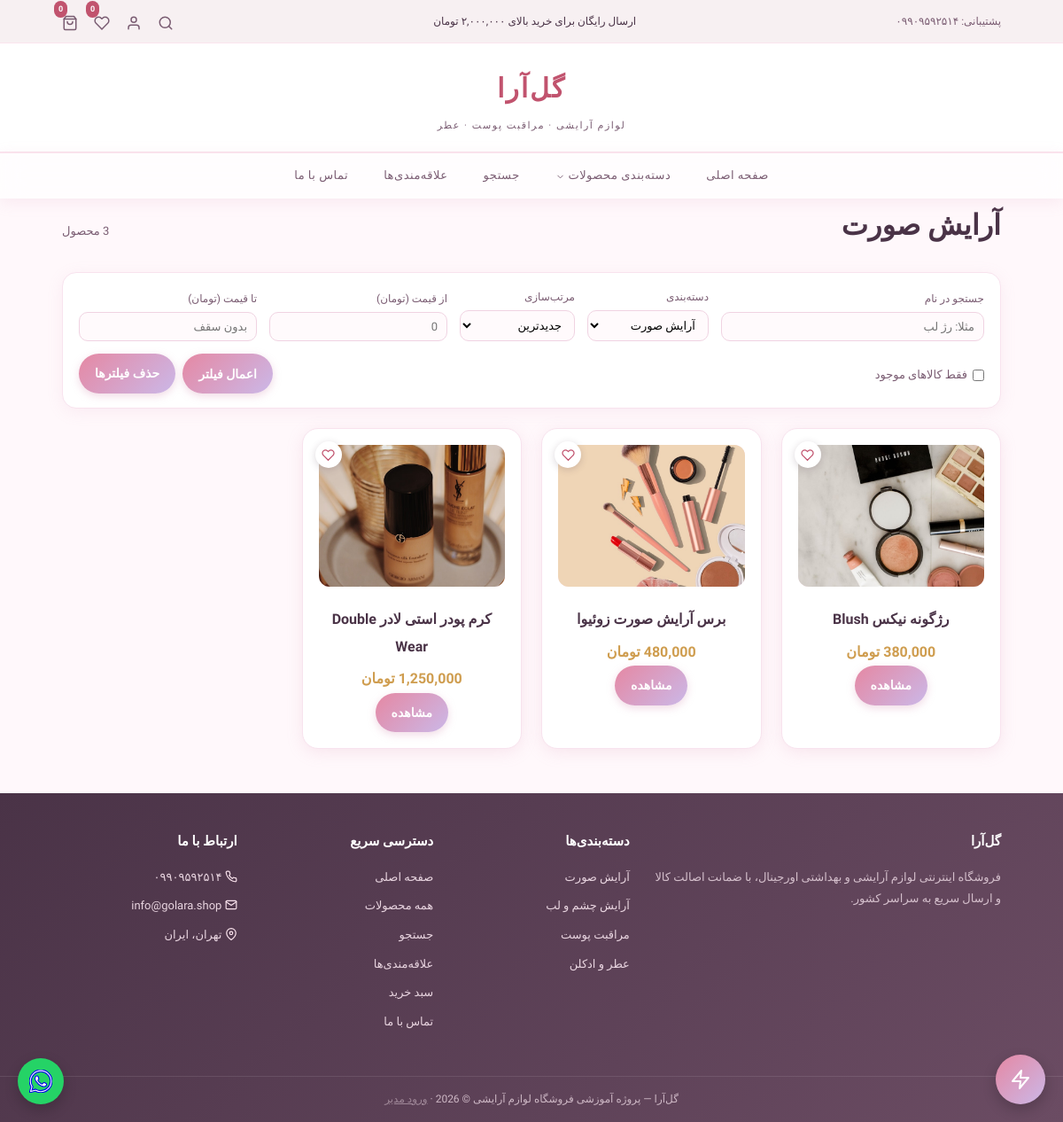
Screenshot of /products.php?category=1 with the database file from the repository.
### tables this page shows
CREATE TABLE categories (
    id INT AUTO_INCREMENT PRIMARY KEY,
    name VARCHAR(100) NOT NULL
);

CREATE TABLE products (
    id INT AUTO_INCREMENT PRIMARY KEY,
    category_id INT,
    name VARCHAR(150) NOT NULL,
    description TEXT,
    price INT NOT NULL,
    stock INT UNSIGNED NOT NULL DEFAULT 0,
    image VARCHAR(255) DEFAULT NULL,
    created_at DATETIME DEFAULT CURRENT_TIMESTAMP,
    FOREIGN KEY (category_id) REFERENCES categories(id) ON DELETE SET NULL
);

### config/app.php (called while the page is built, shortened)
<?php
function url(string $path = ''): string
{
    return BASE_PATH . '/' . ltrim($path, '/');
}
function asset(string $path): string
{
    $file = dirname(__DIR__) . '/' . ltrim($path, '/');
    $version = is_file($file) ? filemtime($file) : 0;
    return url($path) . '?v=' . $version;
}

### classes/Database.php (called while the page is built, shortened)
<?php
class Database
{
    private static ?mysqli $connection = null;
    public static function getConnection(): mysqli
    {
        if (self::$connection === null) {
            self::$connection = mysqli_connect(
                $_ENV['DB_HOST'] ?? 'localhost',
                $_ENV['DB_USER'] ?? 'root',
                $_ENV['DB_PASS'] ?? '',
                $_ENV['DB_NAME'] ?? 'store_db'
            );
            mysqli_set_charset(self::$connection, 'utf8mb4');
        }
        return self::$connection;
    }
}

### classes/Wishlist.php (called while the page is built, shortened)
<?php
class Wishlist
{
    private static array $cache = [];
    private ?int $customerId;
    public function __construct(?int $customerId = null)
    {
        $this->customerId = $customerId ?? (!empty($_SESSION['customer_id']) ? (int) $_SESSION['customer_id'] : null);
    }
    public function has(int $productId): bool
    {
        return in_array($productId, $this->ids(), true);
    }
    public function count(): int
    {
        return count($this->ids());
    }
    public function ids(): array
    {
        $key = $this->customerId === null ? 'guest' : 'c' . $this->customerId;
        if (isset(self::$cache[$key])) {
            return self::$cache[$key];
        }
        if ($this->customerId === null) {
            $ids = array_map('intval', $_SESSION['wishlist']);
        }
        return self::$cache[$key] = $ids;
    }
}

### classes/Cart.php (called while the page is built, shortened)
<?php
class Cart
{
    public function __construct(?int $customerId = null)
    {
        $this->customerId = $customerId ?? (!empty($_SESSION['customer_id']) ? (int) $_SESSION['customer_id'] : null);
    }
    public function count(): int
    {
        return array_sum($this->validGuestItems());
    }
    private function validGuestItems(): array
    {
        $items = $_SESSION['cart'];
        if (empty($items)) {
            return [];
        }
        return $items;
    }
}

### classes/Model.php (called while the page is built, shortened)
<?php
abstract class Model
{
    protected static string $table;
    protected mysqli $conn;
    public function __construct()
    {
        $this->conn = Database::getConnection();
    }
    public function all(string $orderBy = 'id DESC', ?int $limit = null): array
    {
        $sql = "SELECT * FROM " . static::$table . " ORDER BY " . $orderBy;
        $result = mysqli_query($this->conn, $sql);
        $rows = [];
        while ($row = mysqli_fetch_assoc($result)) {
            $rows[] = $row;
        }
        return $rows;
    }
}

### classes/Product.php (called while the page is built, shortened)
<?php
class Product extends Model
{
    public function paginate(array $filters = [], int $page = 1, int $perPage = 12): array
    {
        $where = [];
        $types = '';
        $params = [];
        $q = trim((string) ($filters['q'] ?? ''));
        $categoryId = (int) ($filters['category_id'] ?? 0);
        if ($categoryId > 0) {
            $where[] = 'p.category_id = ?';
            $types .= 'i';
            $params[] = $categoryId;
        }
        $whereSql = $where ? 'WHERE ' . implode(' AND ', $where) : '';
        $orderSql = match ($filters['sort'] ?? 'newest') {
            'oldest' => 'p.created_at ASC, p.id ASC',
            'price_asc' => 'p.price ASC, p.id DESC',
            'price_desc' => 'p.price DESC, p.id DESC',
            'name' => 'p.name ASC',
            'stock_asc' => 'p.stock ASC, p.id DESC',
            'stock_desc' => 'p.stock DESC, p.id DESC',
            'bestseller' => 'sold DESC, p.created_at DESC, p.id DESC',
            default => 'p.created_at DESC, p.id DESC',
        };
        $stmt = mysqli_prepare($this->conn, "SELECT COUNT(*) AS c FROM products p $whereSql");
        if ($types !== '') {
            mysqli_stmt_bind_param($stmt, $types, ...$params);
        }
        mysqli_stmt_execute($stmt);
        $total = (int) (mysqli_fetch_assoc(mysqli_stmt_get_result($stmt))['c'] ?? 0);
        $perPage = max(1, $perPage);
        $pages = max(1, (int) ceil($total / $perPage));
        $page = min(max(1, $page), $pages);
        $offset = ($page - 1) * $perPage;
        $sql = "
            SELECT p.*, c.name AS category_name, COALESCE(s.sold, 0) AS sold
            FROM products p
            LEFT JOIN categories c ON c.id = p.category_id
            LEFT JOIN (
                SELECT oi.product_id, SUM(oi.quantity) AS sold
                FROM order_items oi
                JOIN orders o ON o.id = oi.order_id AND o.status = 'paid'
                GROUP BY oi.product_id
            ) s ON s.product_id = p.id
            $whereSql
            ORDER BY $orderSql
            LIMIT ? OFFSET ?
        ";
        $stmt = mysqli_prepare($this->conn, $sql);
        mysqli_stmt_bind_param($stmt, $types . 'ii', ...array_merge($params, [$perPage, $offset]));
        mysqli_stmt_execute($stmt);
        return [
            'items' => $this->fetchAll($stmt),
            'total' => $total,
            'page' => $page,
            'per_page' => $perPage,
            'pages' => $pages,
        ];
    }
    private function fetchAll(mysqli_stmt $stmt): array
    {
        $result = mysqli_stmt_get_result($stmt);
        $rows = [];
        while ($row = mysqli_fetch_assoc($result)) {
            $rows[] = $row;
        }
        return $rows;
    }
}

### products.php (the view, shortened to what this page needs)
<?php
require_once __DIR__ . '/config/db.php';
require_once __DIR__ . '/includes/functions.php';
require_once __DIR__ . '/includes/header.php';
$sort_options = [
    'newest' => 'جدیدترین',
    'bestseller' => 'پرفروش‌ترین',
    'price_asc' => 'ارزان‌ترین',
    'price_desc' => 'گران‌ترین',
    'name' => 'بر اساس نام',
];
$category_id = isset($_GET['category']) ? (int) $_GET['category'] : 0;
$sort = $_GET['sort'] ?? 'newest';
$q = trim($_GET['q'] ?? '');
$in_stock = !empty($_GET['in_stock']);
$min_price = preg_match('/^[0-9]+$/', $_GET['min_price'] ?? '') ? $_GET['min_price'] : '';
$max_price = preg_match('/^[0-9]+$/', $_GET['max_price'] ?? '') ? $_GET['max_price'] : '';
$page = max(1, (int) ($_GET['page'] ?? 1));
$result = (new Product())->paginate([
    'q' => $q,
    'category_id' => $category_id,
    'in_stock' => $in_stock,
    'min_price' => $min_price,
    'max_price' => $max_price,
    'sort' => $sort,
], $page, PRODUCTS_PER_PAGE);
$current_category = '';
foreach ($nav_categories as $cat) {
    if ((int) $cat['id'] === $category_id) {
        $current_category = $cat['name'];
    }
}
$has_filter = $category_id || $q !== '' || $in_stock || $min_price !== '' || $max_price !== '' || $sort !== 'newest';
?>
<div class="section-heading" style="margin-top:0;">
    <h1><?php echo $current_category !== '' ? clean_input($current_category) : 'همه محصولات'; ?></h1>
    <span style="font-size:13px; color:var(--plum-soft);"><?php echo number_format($result['total']); ?> محصول</span>
</div>
<form method="get" action="<?php echo url('products.php'); ?>" class="filter-bar">
    <div class="filter-field filter-wide">
        <label for="f_q">جستجو در نام</label>
        <input type="text" id="f_q" name="q" value="<?php echo clean_input($q); ?>" placeholder="مثلا: رژ لب">
    </div>
    <div class="filter-field">
        <label for="f_category">دسته‌بندی</label>
        <select id="f_category" name="category">
            <?php foreach ($nav_categories as $cat): ?>
                <option value="<?php echo $cat['id']; ?>" <?php echo $category_id === (int) $cat['id'] ? 'selected' : ''; ?>><?php echo clean_input($cat['name']); ?></option>
            <?php endforeach; ?>
        </select>
    </div>
    <div class="filter-field">
        <label for="f_sort">مرتب‌سازی</label>
        <select id="f_sort" name="sort">
            <?php foreach ($sort_options as $value => $label): ?>
                <option value="<?php echo $value; ?>" <?php echo $sort === $value ? 'selected' : ''; ?>><?php echo $label; ?></option>
            <?php endforeach; ?>
        </select>
    </div>
    <div class="filter-field">
        <label for="f_min">از قیمت (تومان)</label>
        <input type="text" inputmode="numeric" id="f_min" name="min_price" value="<?php echo $min_price; ?>" placeholder="0">
    </div>
    <div class="filter-field">
        <label for="f_max">تا قیمت (تومان)</label>
        <input type="text" inputmode="numeric" id="f_max" name="max_price" value="<?php echo $max_price; ?>" placeholder="بدون سقف">
    </div>
    <label class="filter-check"><input type="checkbox" name="in_stock" value="1" <?php echo $in_stock ? 'checked' : ''; ?>> فقط کالاهای موجود</label>
    <div class="filter-actions">
        <button type="submit" class="btn">اعمال فیلتر</button>
        <?php if ($has_filter): ?>
            <a href="<?php echo url('products.php'); ?>" class="btn btn-outline">حذف فیلترها</a>
        <?php endif; ?>
    </div>
</form>
<?php if (empty($result['items'])): ?>
    <p style="margin-top:20px;">محصولی با این شرایط پیدا نشد.</p>
<?php else: ?>
    <div class="product-grid">
        <?php foreach ($result['items'] as $product): render_product_card($product); endforeach; ?>
    </div>
<?php endif; ?>
<?php require_once __DIR__ . '/includes/footer.php'; ?>

### includes/header.php (shortened to what this page needs)
<?php
$cart_count = (new Cart())->count();
$wishlist_count = (new Wishlist())->count();
$nav_categories = isset($conn) ? (new Category())->all('id ASC') : [];
?>
<!DOCTYPE html>
<html lang="fa" dir="rtl">
<head>
    <link rel="stylesheet" href="<?php echo asset('assets/css/style.css'); ?>">
</head>
<body>
<div class="top-bar">
    <div class="container top-bar-inner">
        <span class="top-bar-text">پشتیبانی: ۰۹۹۰۹۵۹۲۵۱۴</span>
        <span class="top-bar-promo">ارسال رایگان برای خرید بالای ۲,۰۰۰,۰۰۰ تومان</span>
        <div class="top-bar-icons">
            <a href="<?php echo url('search.php'); ?>" class="icon-link" title="جستجو"><?php echo icon('search'); ?></a>
            <?php if (!empty($_SESSION['customer_id'])): ?>
                <a href="<?php echo url('account.php'); ?>" class="icon-link" title="حساب کاربری من (<?php echo clean_input($_SESSION['customer_name']); ?>)"><?php echo icon('user'); ?></a>
            <?php else: ?>
                <a href="<?php echo url('login.php'); ?>" class="icon-link" title="ورود / ثبت‌نام"><?php echo icon('user'); ?></a>
            <?php endif; ?>
            <a href="<?php echo url('wishlist.php'); ?>" class="icon-link" title="علاقه‌مندی‌ها">
                <?php echo icon('heart'); ?> <span class="icon-badge" id="wishlistBadge"><?php echo $wishlist_count; ?></span>
            </a>
            <a href="<?php echo url('cart.php'); ?>" class="icon-link" title="سبد خرید">
                <?php echo icon('shopping-bag'); ?> <span class="icon-badge" id="cartBadge"><?php echo $cart_count; ?></span>
            </a>
        </div>
    </div>
</div>
<header class="site-header">
    <div class="container logo-row">
        <a href="<?php echo url('index.php'); ?>" class="logo">
            <span class="logo-text">گل‌آرا</span>
            <span class="logo-tagline">لوازم آرایشی · مراقبت پوست · عطر</span>
        </a>
    </div>
</header>
<nav class="main-nav">
    <ul>
        <li><a href="<?php echo url('index.php'); ?>">صفحه اصلی</a></li>
        <li class="has-dropdown">
            <a href="<?php echo url('products.php'); ?>">دسته‌بندی محصولات <span class="caret"><?php echo icon('chevron-down'); ?></span></a>
        </li>
        <li><a href="<?php echo url('search.php'); ?>">جستجو</a></li>
        <li><a href="<?php echo url('wishlist.php'); ?>">علاقه‌مندی‌ها</a></li>
        <li><a href="<?php echo url('contact.php'); ?>">تماس با ما</a></li>
    </ul>
</nav>
<main class="container">

### includes/functions.php (shortened to what this page needs)
<?php
function clean_input($data)
{
    $data = trim($data);
    $data = stripslashes($data);
    $data = htmlspecialchars($data, ENT_QUOTES, 'UTF-8');
    return $data;
}
function format_price($price)
{
    return number_format($price) . ' تومان';
}
function icon($name, $class = 'icon')
{
    static $cache = [];
    if (!isset($cache[$name])) {
        $path = __DIR__ . '/../assets/icons/' . $name . '.svg';
        $cache[$name] = file_exists($path) ? file_get_contents($path) : '';
    }
    $svg = $cache[$name];
    return preg_replace('/<svg /', '<svg class="' . $class . '" ', $svg, 1);
}
function render_product_card($product)
{
    $image_url = $product['image']
        ? url('uploads/products/' . $product['image'])
        : 'https://via.placeholder.com/220x150/fbe4ee/c2477a?text=Golara';
    $is_wishlisted = (new Wishlist())->has((int) $product['id']);
    $stock = (int) ($product['stock'] ?? 0);
    ?>
    <div class="product-card<?php echo $stock <= 0 ? ' is-out' : ''; ?>">
        <button type="button" class="wish-btn<?php echo $is_wishlisted ? ' is-active' : ''; ?>" data-product-id="<?php echo $product['id']; ?>" title="افزودن به علاقه‌مندی‌ها"><?php echo icon('heart'); ?></button>
        <img src="<?php echo $image_url; ?>" alt="<?php echo clean_input($product['name']); ?>" loading="lazy">
        <h3><?php echo clean_input($product['name']); ?></h3>
        <p class="price"><?php echo format_price($product['price']); ?></p>
        <a href="<?php echo url('product.php?id=' . $product['id']); ?>" class="btn">مشاهده</a>
    </div>
    <?php
}
    ?>

### includes/footer.php (shortened to what this page needs)
</main>
<a href="https://wa.me/989909592514" target="_blank" rel="noopener" class="whatsapp-float" title="گفتگو در واتساپ"><?php echo icon('whatsapp', 'icon icon-whatsapp'); ?></a>
<button type="button" id="aiChatToggle" class="ai-chat-float" title="دستیار هوشمند گل‌آرا"><?php echo icon('zap'); ?></button>
<footer class="site-footer">
    <div class="container footer-grid">
        <div class="footer-col">
            <h4>گل‌آرا</h4>
            <p class="footer-about">فروشگاه اینترنتی لوازم آرایشی و بهداشتی اورجینال، با ضمانت اصالت کالا و ارسال سریع به سراسر کشور.</p>
        </div>
        <div class="footer-col">
            <h4>دسته‌بندی‌ها</h4>
            <ul>
                <?php foreach ($nav_categories as $fc): ?>
                    <li><a href="<?php echo url('products.php?category=' . $fc['id']); ?>"><?php echo clean_input($fc['name']); ?></a></li>
                <?php endforeach; ?>
            </ul>
        </div>
        <div class="footer-col">
            <h4>دسترسی سریع</h4>
            <ul>
                <li><a href="<?php echo url('index.php'); ?>">صفحه اصلی</a></li>
                <li><a href="<?php echo url('products.php'); ?>">همه محصولات</a></li>
                <li><a href="<?php echo url('search.php'); ?>">جستجو</a></li>
                <li><a href="<?php echo url('wishlist.php'); ?>">علاقه‌مندی‌ها</a></li>
                <li><a href="<?php echo url('cart.php'); ?>">سبد خرید</a></li>
                <li><a href="<?php echo url('contact.php'); ?>">تماس با ما</a></li>
            </ul>
        </div>
        <div class="footer-col">
            <h4>ارتباط با ما</h4>
            <ul>
                <li><?php echo icon('phone'); ?> ۰۹۹۰۹۵۹۲۵۱۴</li>
                <li><?php echo icon('mail'); ?> info@golara.shop</li>
                <li><?php echo icon('map-pin'); ?> تهران، ایران</li>
            </ul>
        </div>
    </div>
    <div class="footer-bottom">
        <div class="container">
            <p>گل‌آرا — پروژه آموزشی فروشگاه لوازم آرایشی &copy; <?php echo date('Y'); ?> · <a href="<?php echo url('admin/login.php'); ?>" style="color:inherit; opacity:.6;">ورود مدیر</a></p>
        </div>
    </div>
</footer>
</body>
</html>

### rows the page displays
categories: name "آرایش صورت"
products: image (picture), name "رژگونه نیکس Blush", price "380,000 تومان"
products: image (picture), name "برس آرایش صورت زوئیوا", price "480,000 تومان"
products: image (picture), name "کرم پودر استی لادر Double Wear", price "1,250,000 تومان"
categories: name "آرایش چشم و لب"
categories: name "مراقبت پوست"
categories: name "عطر و ادکلن"

### other values shown
$wishlist_count "0"
$cart_count "0"
$result['total'] "3"
form field category "آرایش صورت"
form field sort "جدیدترین"
